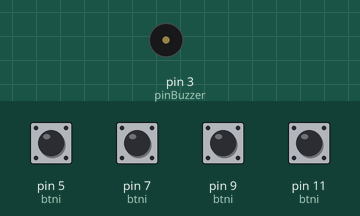
The sketch below on a simulated Arduino Uno, built with avr-gcc and run on an emulated ATmega328P. Parts: buzzer (waves = sounding). The test bench sets the inputs (shaded band); at power-on: pin 5 (btni), pin 7 (btni), pin 9 (btni), pin 11 (btni) HIGH. Random numbers use the default seed unless the sketch sets one.

Above: at 2.3 s.
2.4 s: pin 5 (btni) pulled LOW for 0.15 s
At 5.9 s:
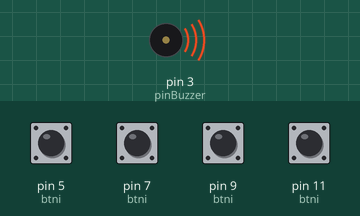
Timing chart, 0 to 9.2 s (numbered marks = the images above; inputs shaded):
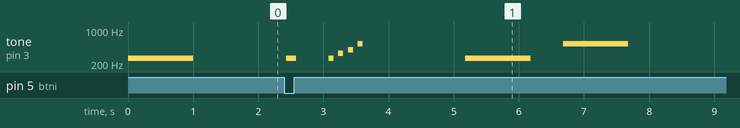

Measured:
- after the input at 2.4 s, tone on pin 3 (pinBuzzer): plays 262 Hz for 0.15 s, 262 Hz for 0.08 s, 330 Hz for 0.08 s, 392 Hz for 0.08 s, 523 Hz for 0.08 s, 262 Hz for 1.0 s … (7 notes in this stretch), starting at once

The sketch:

simon_says_owncode.ino
```cpp
// Definiendo pines de leds
#define ledBlue 4
#define ledGreen 6
#define ledYellow 8
#define ledRed 10

// Definiendo botones
#define btnBlue 5
#define btnGreen 7
#define btnYellow 9
#define btnRed 11

#define pinBuzzer 3
const int ledsTones[4] = {262, 330, 392, 523};

// Listas para los colores y botones
int colori[] = {ledBlue, ledGreen, ledYellow, ledRed};
int btni[] = {btnBlue, btnGreen, btnYellow, btnRed};

// Nivel máximo
int maxLevel = 5;
// Secuencia para guardar qué leds deben prenderse
int sequence[5];
// Nivel en el que está el jugador
int level = 1;

bool shownSequence = false;

void setup() {
  for (int i = 0; i < 4; i++){
    pinMode(colori[i], OUTPUT);
    pinMode(btni[i], INPUT_PULLUP); // lee HIGH cuando está sin presionar
  }

  randomSeed(analogRead(A0)); // Lee el pin A0 como semilla (para aleatoriedad)

  generate_sequence();

  Serial.begin(9600);
}

// Loop principal
void loop() {

  // Mientras no se pasen el juego
  if (level <= maxLevel){
    show_sequence();
    players_turn();
  } else {
    finish_game();
  }
}

// Secuencia al pasar de nivel
void won_sequence(){
  delay(500);
  for (int i = 0; i < 4; i++){
    digitalWrite(colori[i], HIGH);
    tone(pinBuzzer, ledsTones[i]);
    delay(75);
    digitalWrite(colori[i], LOW);
    noTone(pinBuzzer);
    delay(75);
  }
  delay(500);
}
// Secuencia al perder
void lost_sequence(){
  delay(500);

  tone(pinBuzzer, 150);

  for (int i = 0; i < 4; i++){
    for (int i = 0; i < 4; i++){
      digitalWrite(colori[i], HIGH);
    }
    delay(150);
    for (int i = 0; i < 4; i++){
      digitalWrite(colori[i], LOW);
    }
    delay(150);
  }

  noTone(pinBuzzer);
  delay(500);
}

void finish_game(){
  delay(500);
  for (int i = 0; i < 15; i++){
    for (int i = 0; i < 2; i++)
    digitalWrite(colori[0], HIGH);
    digitalWrite(colori[2], HIGH);
    tone(pinBuzzer, ledsTones[0]);
    tone(pinBuzzer, ledsTones[2]);
    delay(200);
    digitalWrite(colori[0], LOW);
    digitalWrite(colori[2], LOW);
    noTone(pinBuzzer);
    delay(200);

    digitalWrite(colori[1], HIGH);
    digitalWrite(colori[3], HIGH);
    tone(pinBuzzer, ledsTones[1]);
    tone(pinBuzzer, ledsTones[3]);
    delay(200);
    digitalWrite(colori[1], LOW);
    digitalWrite(colori[3], LOW);
    noTone(pinBuzzer);
    delay(200);
  }
  generate_sequence();

  delay(2500);

  level = 1;

}

// Generar toda la secuencia al principip
void generate_sequence(){
  for (int i = 0; i < (maxLevel); i++){
    sequence[i] = random(4);
  }
}

// Mostrar la secuencia según el nivel
void show_sequence(){
  if (!shownSequence){
    for (int i = 0; i < level; i++){
    digitalWrite(colori[sequence[i]], HIGH);
    tone(pinBuzzer, ledsTones[sequence[i]]);
    delay(1000);
    digitalWrite(colori[sequence[i]], LOW);
    noTone(pinBuzzer);
    delay(500);
    }
  shownSequence = true;
  }
}

// Espera al turno del jugador
int wait_button() {
  while (true) { // Bucle infinito: "congela" el programa acá adentro

    for (int i = 0; i < 4; i++) { // Revisa rápido los 4 botones

      if (digitalRead(btni[i]) == LOW) {

        delay(30); // 1. ANTI-REBOTE: Filtra el ruido eléctrico inicial

        // Prende el LED del botón tocado
        digitalWrite(colori[i], HIGH);
        tone(pinBuzzer, ledsTones[i]);

        // Mientras siga apretado, no hace nada
        while (digitalRead(btni[i]) == LOW) {
          // Bucle vacío a propósito
        }
        delay(30); // Anti-rebote al soltar

        // 4. APAGA EL LED
        digitalWrite(colori[i], LOW);
        noTone(pinBuzzer);

        // 5. DEVUELVE EL BOTÓN Y SALE DE LA FUNCIÓN
        return i; // Corta el 'while(true)' y devuelve el índice (0, 1, 2 o 3)
      }
    }
  }
}


// El turno del jugador (un poco más complicadijillo)
void players_turn(){
  bool lost = false;

  for (int step = 0; step < level; step++){
    int btnPressed = wait_button();

    if (btni[btnPressed] == btni[sequence[step]]){
      continue;
    } else {
      lost = true;
      break;
    }
  }

  if (lost == true){
    lost_sequence();

    level = 1; // Castigo: vuelve al nivel 1
    shownSequence = false; // Bajamos la bandera para que muestre la secuencia otra vez
    delay(1000);
  } else{
    if (level == maxLevel){
      level++;
      shownSequence = false;
      delay(1000);
      return;
    } else {
      won_sequence();
      level++; // Premio: sube al siguiente nivel
      shownSequence = false; // Bajamos la bandera para que muestre la secuencia otra vez
      delay(1000); // Pausa de 1 segundo antes del próximo nivel
  	  }
    }

}
```
